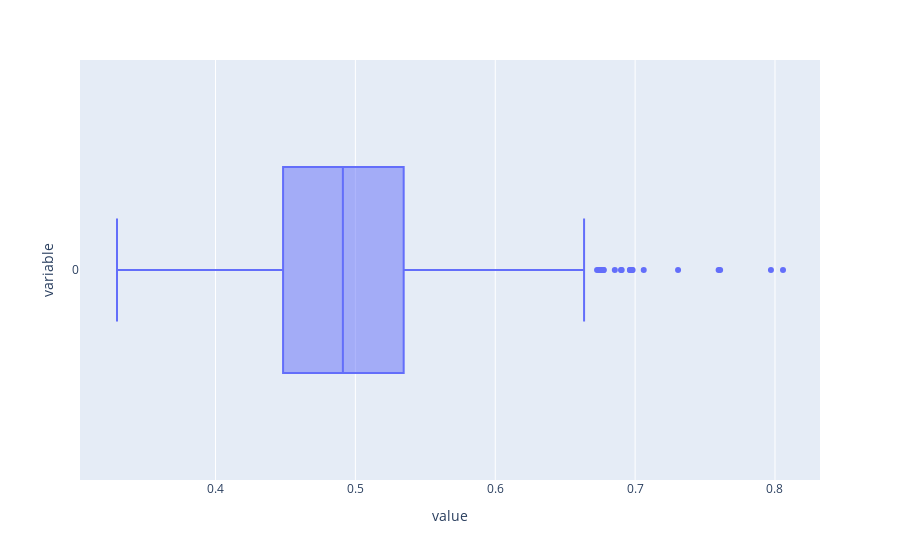

The cell this chart's notebook holds for it:
### Code cell
px.box(data, orientation='h')

### Figure 1 — Plotly figure (JSON) as saved in the notebook; plotly's stock layout.template omitted (floating-point values rounded to 4 significant figures; data arrays with more than 128 entries replaced by an {"elided": "..."} marker saying what was removed)
{"data": [{"alignmentgroup": "True", "hovertemplate": "value=%{x}<br>variable=%{y}<extra></extra>", "legendgroup": "", "marker": {"color": "#636efa"}, "name": "", "notched": false, "offsetgroup": "", "orientation": "h", "showlegend": false, "type": "box", "x": {"elided": "1000 float values"}, "x0": " ", "xaxis": "x", "y": {"elided": "1000 str values"}, "y0": " ", "yaxis": "y"}], "layout": {"boxmode": "group", "legend": {"tracegroupgap": 0}, "margin": {"t": 60}, "xaxis": {"anchor": "y", "domain": [0, 1], "title": {"text": "value"}}, "yaxis": {"anchor": "x", "domain": [0, 1], "title": {"text": "variable"}}}}
